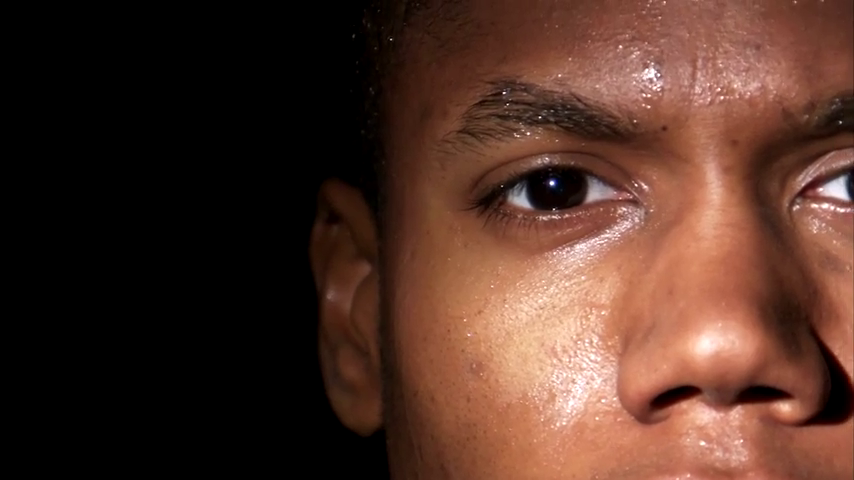
#> input picture frame 21 of face_video.mp4, 854 x 480 px
$ jupyter execute 13-face_and_eye_detection_In_video.ipynb
#> lines starting #> are read from the running program, lines starting #| are printed output that depends on the picture; after the words box and inside, x2 and y2 are one past the last pixel; in counts of white or black regions, pixels touching at a corner belong together
[cell 1]
import cv2 as cv

[cell 2]
face_cascade = cv.CascadeClassifier('./haarcascade_frontalface_default.xml')
eye_cascade = cv.CascadeClassifier('./haarcascade_eye_tree_eyeglasses.xml')

[cell 3]
cap = cv.VideoCapture('face_video.mp4')

[cell 4]
while cap.isOpened():
    _, frame = cap.read()
#> frame is the input picture: shape (480, 854, 3); mean B, G, R 38.7, 49.8, 80
    gray_image = cv.cvtColor(frame, cv.COLOR_BGR2GRAY)
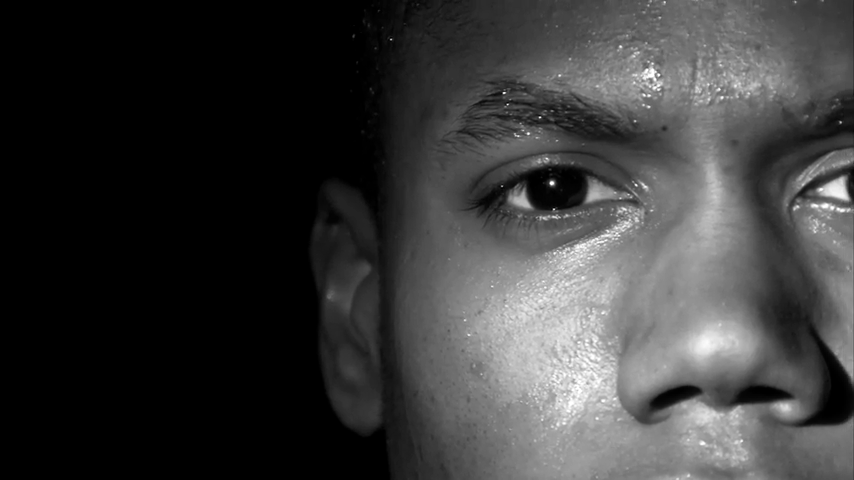
#> gray_image: shape (480, 854); min 0, max 255, mean 57.5

    face_detect = face_cascade.detectMultiScale(gray_image, 1.1, 4)
#> face_detect = [[323, 359, 69, 69]]

    for(x, y, w, h) in face_detect:
        cv.rectangle(frame, (x, y), (x+w, y+h), (255, 0, 0), thickness = 3)

        eye_detect = eye_cascade.detectMultiScale(gray_image)

        for(ex, ey, ew, eh) in eye_detect:
            cv.rectangle(frame, (ex, ey), (ex+ew, ey+eh), (255, 0, 0), thickness = 3)
#> this loop made 1 pass
#> (x, y, w, h, eye_detect) on pass 1: (323, 359, 69, 69, [[477, 121, 146, 146]])
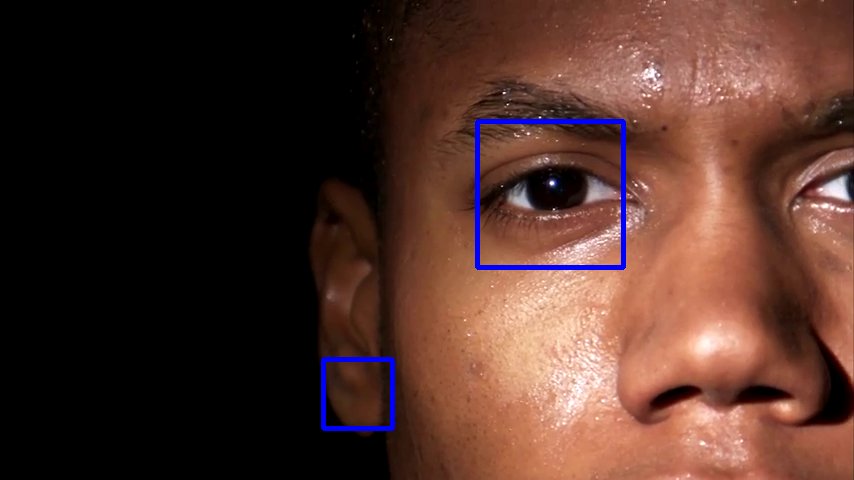
#> frame: shape (480, 854, 3); 1.04% of pixels changed, all inside (x1, y1, x2, y2) = (321, 119, 626, 431)

    cv.imshow("Frame", frame)

    if cv.waitKey(1) & 0xFF == ord("e"):
#> (key e is pressed here)
        break

cap.release()
cv.destroyAllWindows()

$ run again, starting later in the video
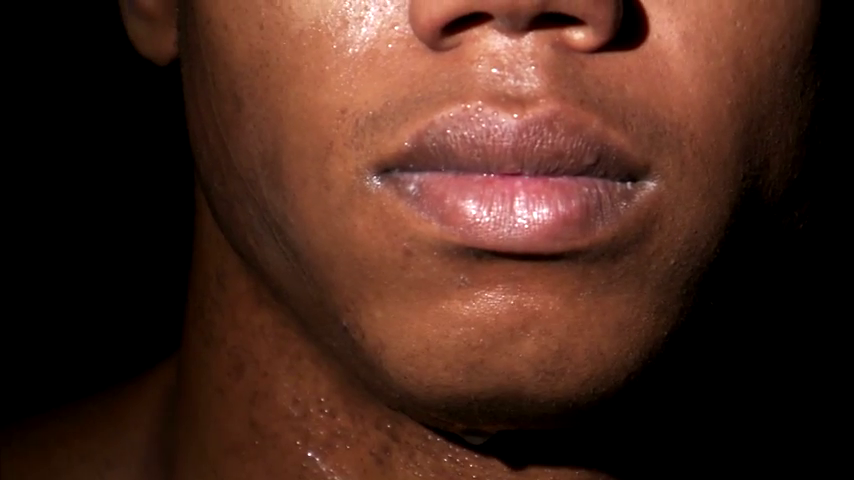
#> input picture frame 97 of face_video.mp4, 854 x 480 px
#> frame is the input picture: shape (480, 854, 3); mean B, G, R 29.5, 40, 71.4
#> `gray_image = cv.cvtColor(frame, cv.COLOR_BGR2GRAY)`:
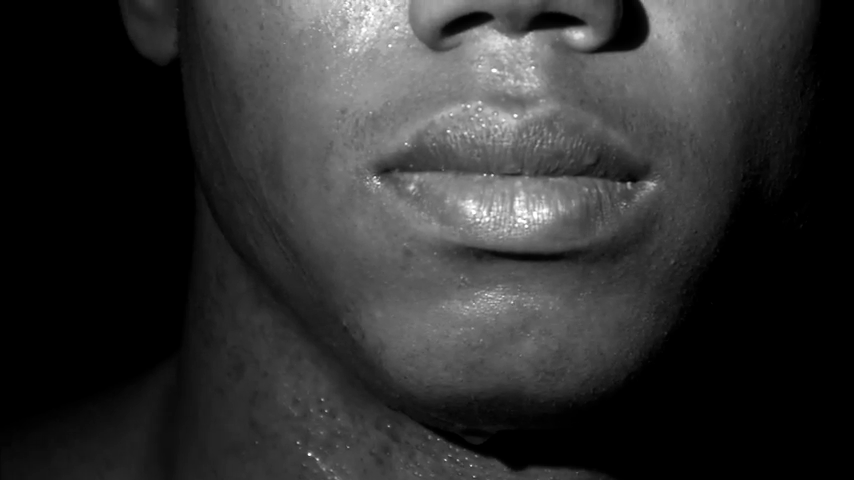
#> gray_image: shape (480, 854); min 0, max 255, mean 48.2
#> face_detect = ()

$ run again, starting later in the video
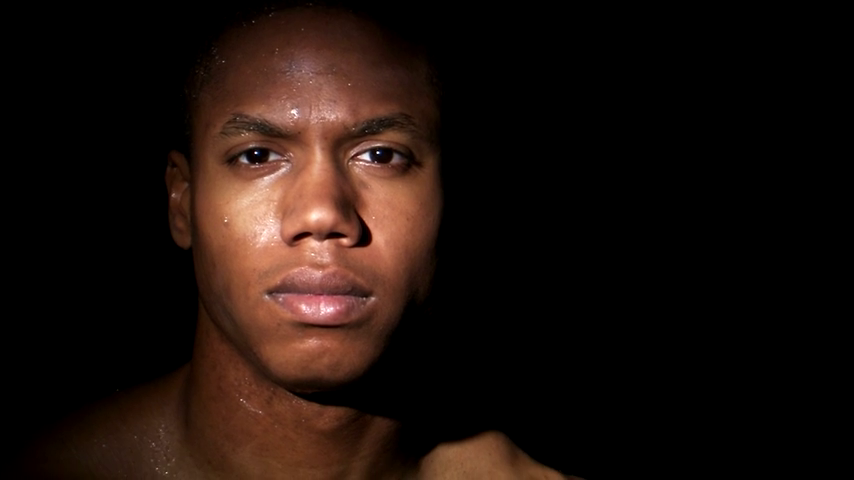
#> input picture frame 173 of face_video.mp4, 854 x 480 px
#> frame is the input picture: shape (480, 854, 3); mean B, G, R 11.8, 16.6, 28.7
#> `gray_image = cv.cvtColor(frame, cv.COLOR_BGR2GRAY)`:
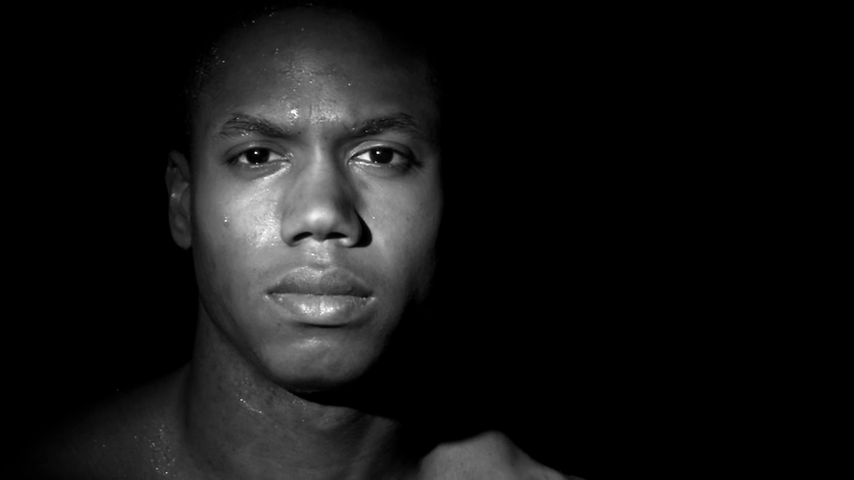
#> gray_image: shape (480, 854); min 0, max 255, mean 19.7
#> face_detect = [[188, 46, 271, 271]]
#> the loop `for(x, y, w, h) in face_detect:` made 1 pass
#> (x, y, w, h, eye_detect) on pass 1: (188, 46, 271, 271, [[225, 129, 58, 58], [351, 126, 62, 62]])
#> after the loop `for(x, y, w, h) in face_detect:`:
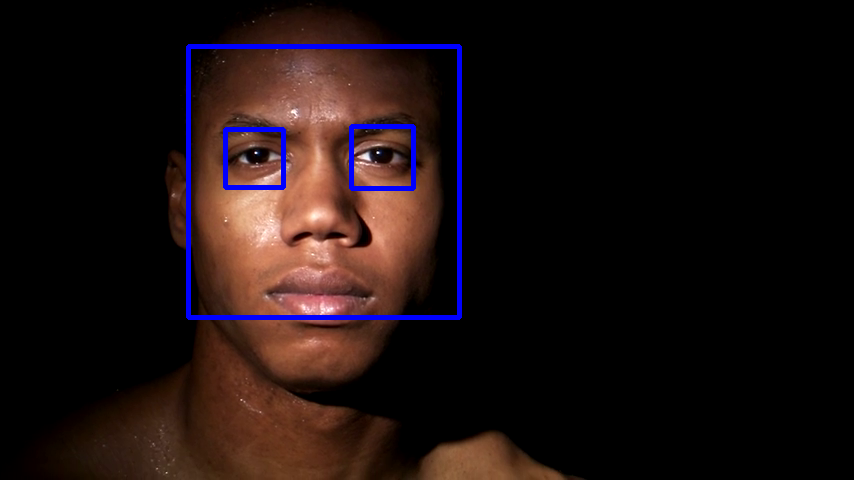
#> frame: shape (480, 854, 3); 1.9% of pixels changed, all inside (x1, y1, x2, y2) = (186, 44, 462, 320)
